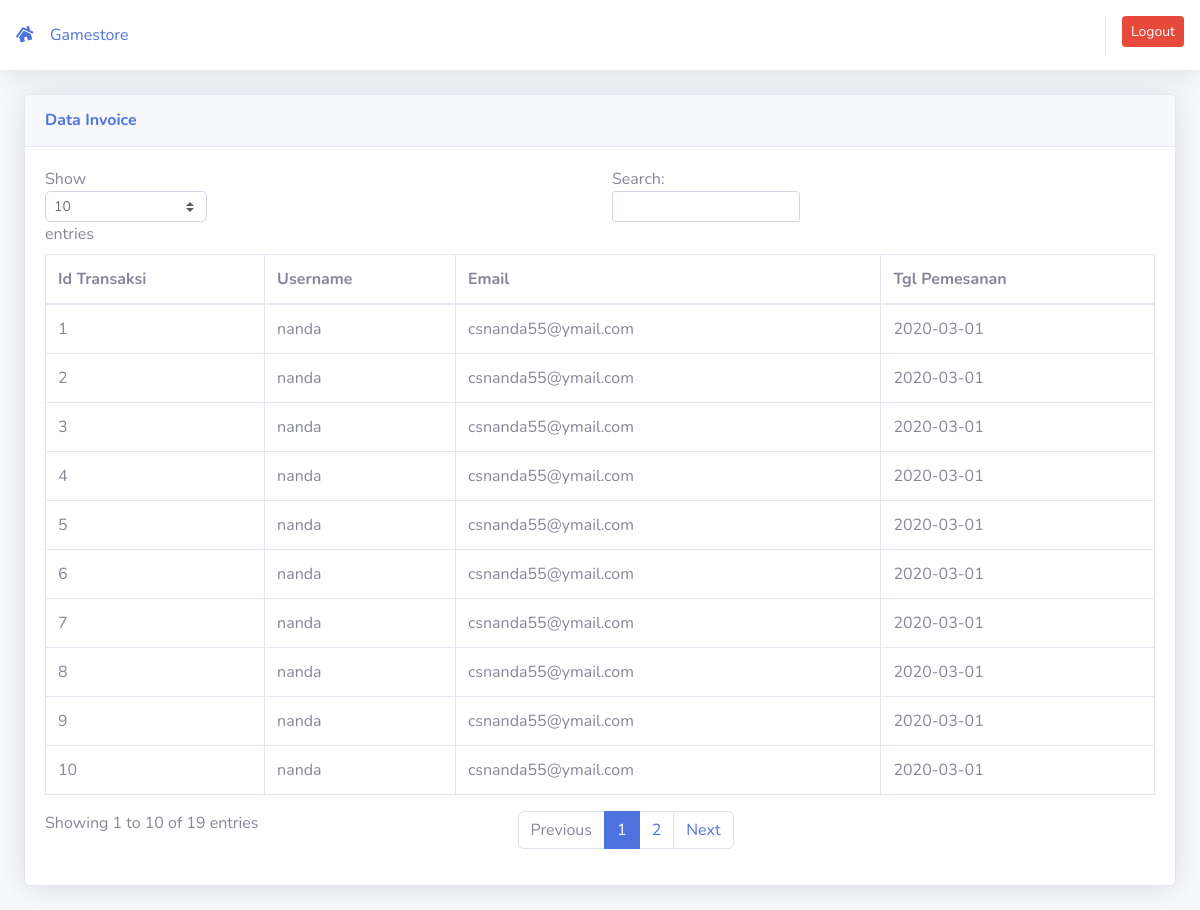
Screenshot of /Gamestore/index.php/history with the database file from the repository.
### tables this page shows
CREATE TABLE `history` (
  `id` int(11) NOT NULL,
  `nama` varchar(50) NOT NULL,
  `email` varchar(50) NOT NULL,
  `tgl_pembelian` date NOT NULL
);

### Gamestore/application/controllers/History.php (called while the page is built, shortened)
<?php
    class History extends CI_Controller {
        public function index()
        {
            $data['history'] = $this->model_invoice->tampil_data();
            $this->load->view('Template_user/header');
            $this->load->view('Template_user/sidebar');
            $this->load->view('Admin/History',$data) ;
            $this->load->view('Template_user/footer');
        }
    }
?>

### Gamestore/index.php (called while the page is built, shortened)
<?php
require_once BASEPATH.'core/CodeIgniter.php';

### Gamestore/application/models/model_invoice.php (called while the page is built, shortened)
<?php
    class model_invoice extends CI_Model {
        public function tampil_data(){
            $result = $this->db->get('history');
            if($result->num_rows() > 0){
                return $result->result();
            }else {
                return FALSE;
            }
        }
    }
?>

### Gamestore/application/views/Admin/History.php (the view)
<div class="container-fluid">
<div class="card shadow mb-4">
<div class="card-header py-3">
    <h6 class="m-0 font-weight-bold text-primary">Data Invoice</h6>
</div>
<div class="card-body">
    <div class="table-responsive">
    <table class="table table-bordered" id="dataTable" width="100%" cellspacing="0">
        <thead>
        <tr>
            <th>Id Transaksi</th>
            <th>Username</th>
            <th>Email</th>
            <th>Tgl Pemesanan</th>
        </tr>
        </thead>
        <tbody>
        <?php foreach($history as $hst):?>
            <tr>
                <td><?php echo $hst->id ?></td>
                <td><?php echo $hst->nama ?></td>
                <td><?php echo $hst->email ?></td>
                <td><?php echo $hst->tgl_pembelian ?></td>
            </tr>
        <?php endforeach; ?>
        </tbody>
    </table>
    </div>
</div>
</div>
</div>

### Gamestore/application/views/Template_user/Header.php (shortened to what this page needs)
<!DOCTYPE html>
<html lang="en">
<head>
  <link href="<?php echo base_url()?>assets/vendor/fontawesome-free/css/all.min.css" rel="stylesheet" type="text/css">
  <link href="<?php echo base_url() ?>assets/css/sb-admin-2.min.css" rel="stylesheet">
</head>

### Gamestore/application/views/Template_user/Sidebar.php (shortened to what this page needs)
<body id="page-top">
<div id="wrapper">
  <div id="content-wrapper" class="d-flex flex-column">
    <div id="content">
      <nav class="navbar navbar-expand navbar-light bg-white topbar mb-4 static-top shadow">
      <a class="sidebar-brand d-flex align-items-center justify-content-center"  href="<?php echo base_url('Home/index') ?>">
        <div class="sidebar-brand-icon rotate-n-15">
        <i class="fa fa-home" aria-hidden="true"></i>
        </div>
        <div class="sidebar-brand-text mx-3">Gamestore</div>
      </a>
        <ul class="navbar-nav ml-auto">
          <ul class="na navbar-nav navbar-right">
          <?php  if($this->session->userdata('username')) { ?>
              <li><div><?php echo $this->session->userdata(' username ') ?></div></li>
              <li><?php echo anchor('auth/logout', ' <div class="btn btn-sm btn-success">Login</div>');?></li>
            <?php } else { ?>
              <li><?php echo anchor('auth/logout','<div class="btn btn-sm btn-danger">Logout</div>'); ?></li>
            <?php  } ?>
          </ul>
        </ul>
      </nav>

### Gamestore/application/views/Template_user/Footer.php (shortened to what this page needs)
    </div>
  </div>
</body>
</html>

### rows the page displays
history: id "1", nama "nanda", email "csnanda55@ymail.com", tgl_pembelian "2020-03-01"
history: id "2", nama "nanda", email "csnanda55@ymail.com", tgl_pembelian "2020-03-01"
history: id "3", nama "nanda", email "csnanda55@ymail.com", tgl_pembelian "2020-03-01"
history: id "4", nama "nanda", email "csnanda55@ymail.com", tgl_pembelian "2020-03-01"
history: id "5", nama "nanda", email "csnanda55@ymail.com", tgl_pembelian "2020-03-01"
history: id "6", nama "nanda", email "csnanda55@ymail.com", tgl_pembelian "2020-03-01"
history: id "7", nama "nanda", email "csnanda55@ymail.com", tgl_pembelian "2020-03-01"
history: id "8", nama "nanda", email "csnanda55@ymail.com", tgl_pembelian "2020-03-01"
history: id "9", nama "nanda", email "csnanda55@ymail.com", tgl_pembelian "2020-03-01"
history: id "10", nama "nanda", email "csnanda55@ymail.com", tgl_pembelian "2020-03-01"
